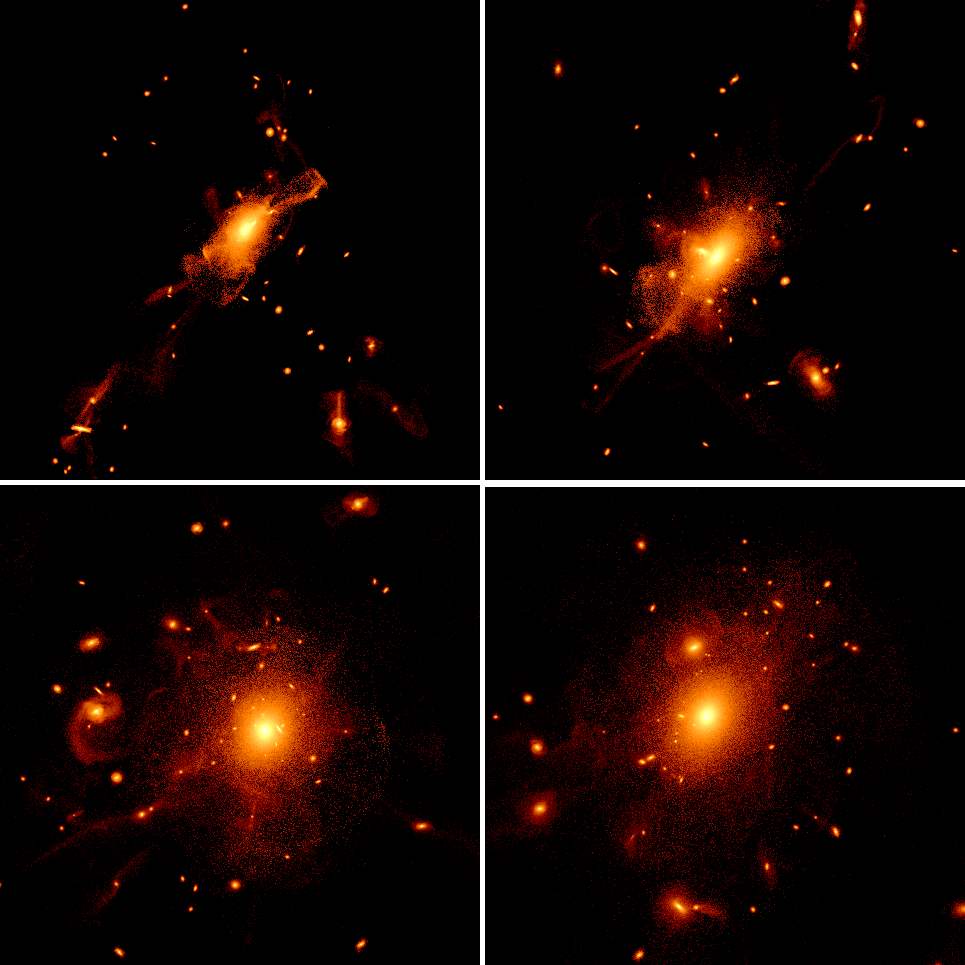
#> input picture galaxy.tif, 965 x 965 px
$ python '[05] 2_mle_cameraman.py'
#> lines starting #> are read from the running program, lines starting #| are printed output that depends on the picture
import cv2
import numpy as np
import matplotlib.pyplot as plt
import scipy.stats as stats
# install scipy and opencv-python via conda/pip

# Performing MLE on galaxy.tif instead of cameraman.tif as it was done in the class
lambd = cv2.imread('galaxy.tif')
#> lambd is the input picture: shape (965, 965, 3); mean B, G, R 3.4, 6.7, 19.8
lambd = cv2.cvtColor(lambd, cv2.COLOR_BGR2GRAY)/255
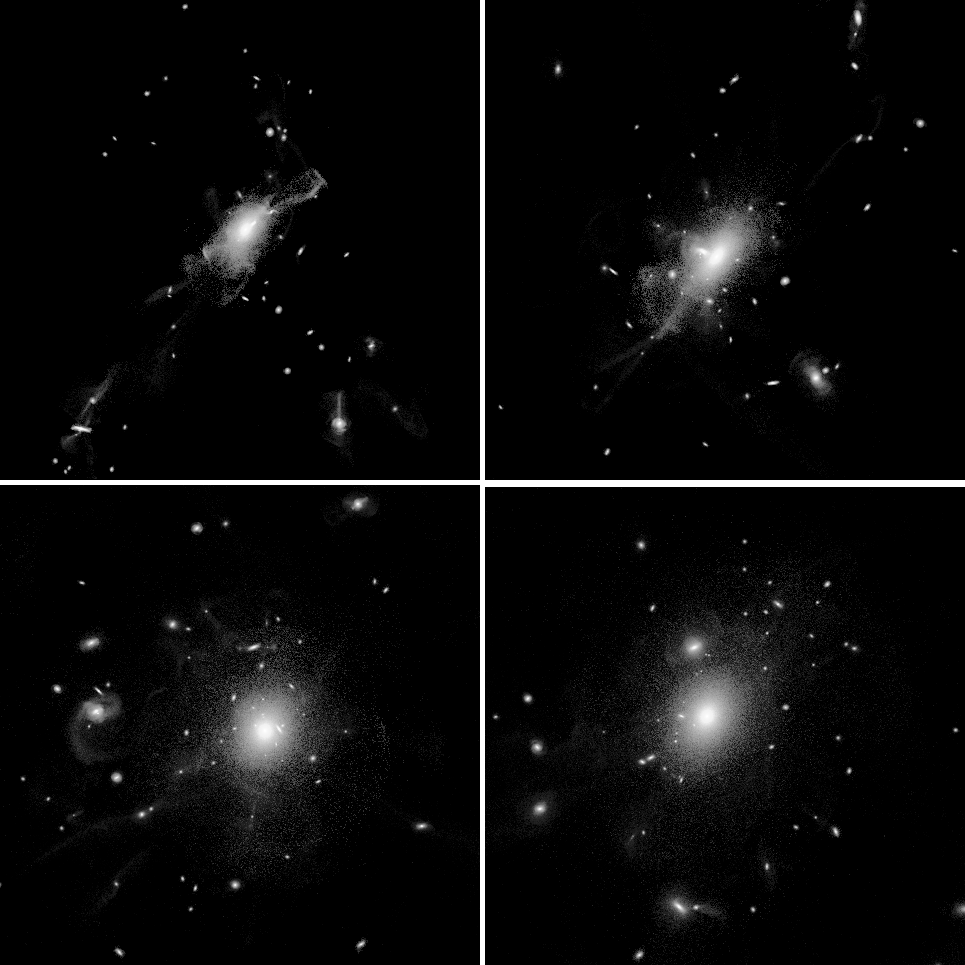
#> lambd: shape (965, 965) float64; min 0, max 1, mean 0.0402
T = 100
lambdT = np.repeat(lambd[:, :, np.newaxis], T, axis = 2)
x = stats.poisson.rvs(lambdT)
y = (x>=1).astype(float)
lambdhat = -np.log(1-np.mean(y,axis=2))
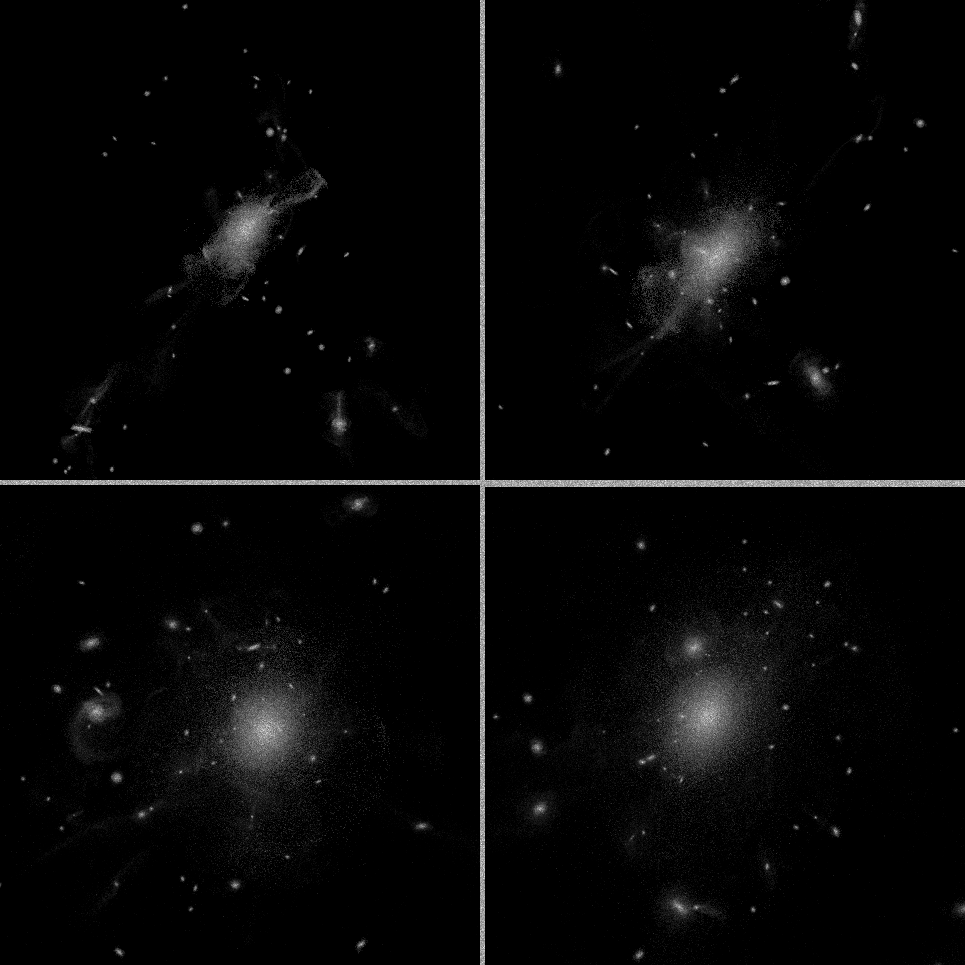
#> lambdhat: shape (965, 965) float64; min 0, max 1.56, mean 0.0405; drawn with min black and max white
plt.imshow(lambdhat, cmap='gray')
# plt.show()
plt.savefig('./pictures/mle-galaxy.png')
